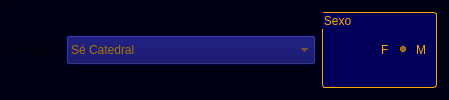
                     <widget class="QFrame" name="frame_5">
                      <property name="minimumSize">
                       <size>
                        <width>0</width>
                        <height>50</height>
                       </size>
                      </property>
                      <property name="palette">
                       <palette>
                        <active>
                         <colorrole role="WindowText">
                          <brush brushstyle="SolidPattern">
                           <color alpha="255">
                            <red>0</red>
                            <green>0</green>
                            <blue>0</blue>
                           </color>
                          </brush>
                         </colorrole>
                         <colorrole role="Button">
                          <brush brushstyle="SolidPattern">
                           <color alpha="255">
                            <red>0</red>
                            <green>0</green>
                            <blue>20</blue>
                           </color>
                          </brush>
                         </colorrole>
                         <colorrole role="Text">
                          <brush brushstyle="SolidPattern">
                           <color alpha="255">
                            <red>0</red>
                            <green>0</green>
                            <blue>0</blue>
                           </color>
                          </brush>
                         </colorrole>
                         <colorrole role="ButtonText">
                          <brush brushstyle="SolidPattern">
                           <color alpha="255">
                            <red>0</red>
                            <green>0</green>
                            <blue>0</blue>
                           </color>
                          </brush>
                         </colorrole>
                         <colorrole role="Base">
                          <brush brushstyle="SolidPattern">
                           <color alpha="255">
                            <red>0</red>
                            <green>0</green>
                            <blue>20</blue>
                           </color>
                          </brush>
                         </colorrole>
                         <colorrole role="Window">
                          <brush brushstyle="SolidPattern">
                           <color alpha="255">
                            <red>0</red>
                            <green>0</green>
                            <blue>20</blue>
                           </color>
                          </brush>
                         </colorrole>
                         <colorrole role="Highlight">
                          <brush brushstyle="SolidPattern">
                           <color alpha="255">
                            <red>167</red>
                            <green>117</green>
                            <blue>0</blue>
                           </color>
                          </brush>
                         </colorrole>
                         <colorrole role="HighlightedText">
                          <brush brushstyle="SolidPattern">
                           <color alpha="255">
                            <red>0</red>
                            <green>0</green>
                            <blue>34</blue>
                           </color>
                          </brush>
                         </colorrole>
                        </active>
                        <inactive>
                         <colorrole role="WindowText">
                          <brush brushstyle="SolidPattern">
                           <color alpha="255">
                            <red>0</red>
                            <green>0</green>
                            <blue>0</blue>
                           </color>
                          </brush>
                         </colorrole>
                         <colorrole role="Button">
                          <brush brushstyle="SolidPattern">
                           <color alpha="255">
                            <red>0</red>
                            <green>0</green>
                            <blue>20</blue>
                           </color>
                          </brush>
                         </colorrole>
                         <colorrole role="Text">
                          <brush brushstyle="SolidPattern">
                           <color alpha="255">
                            <red>0</red>
                            <green>0</green>
                            <blue>0</blue>
                           </color>
                          </brush>
                         </colorrole>
                         <colorrole role="ButtonText">
                          <brush brushstyle="SolidPattern">
                           <color alpha="255">
                            <red>0</red>
                            <green>0</green>
                            <blue>0</blue>
                           </color>
                          </brush>
                         </colorrole>
                         <colorrole role="Base">
                          <brush brushstyle="SolidPattern">
                           <color alpha="255">
                            <red>0</red>
                            <green>0</green>
                            <blue>20</blue>
                           </color>
                          </brush>
                         </colorrole>
                         <colorrole role="Window">
                          <brush brushstyle="SolidPattern">
                           <color alpha="255">
                            <red>0</red>
                            <green>0</green>
                            <blue>20</blue>
                           </color>
                          </brush>
                         </colorrole>
                         <colorrole role="Highlight">
                          <brush brushstyle="SolidPattern">
                           <color alpha="255">
                            <red>167</red>
                            <green>117</green>
                            <blue>0</blue>
                           </color>
                          </brush>
                         </colorrole>
                         <colorrole role="HighlightedText">
                          <brush brushstyle="SolidPattern">
                           <color alpha="255">
                            <red>0</red>
                            <green>0</green>
                            <blue>34</blue>
                           </color>
                          </brush>
                         </colorrole>
                        </inactive>
                        <disabled>
                         <colorrole role="WindowText">
                          <brush brushstyle="SolidPattern">
                           <color alpha="255">
                            <red>0</red>
                            <green>0</green>
                            <blue>0</blue>
                           </color>
                          </brush>
                         </colorrole>
                         <colorrole role="Button">
                          <brush brushstyle="SolidPattern">
                           <color alpha="255">
                            <red>0</red>
                            <green>0</green>
                            <blue>20</blue>
                           </color>
                          </brush>
                         </colorrole>
                         <colorrole role="Text">
                          <brush brushstyle="SolidPattern">
                           <color alpha="255">
                            <red>0</red>
                            <green>0</green>
                            <blue>0</blue>
                           </color>
                          </brush>
                         </colorrole>
                         <colorrole role="ButtonText">
                          <brush brushstyle="SolidPattern">
                           <color alpha="255">
                            <red>0</red>
                            <green>0</green>
                            <blue>0</blue>
                           </color>
                          </brush>
                         </colorrole>
                         <colorrole role="Base">
                          <brush brushstyle="SolidPattern">
                           <color alpha="255">
                            <red>0</red>
                            <green>0</green>
                            <blue>20</blue>
                           </color>
                          </brush>
                         </colorrole>
                         <colorrole role="Window">
                          <brush brushstyle="SolidPattern">
                           <color alpha="255">
                            <red>0</red>
                            <green>0</green>
                            <blue>20</blue>
                           </color>
                          </brush>
                         </colorrole>
                         <colorrole role="Highlight">
                          <brush brushstyle="SolidPattern">
                           <color alpha="255">
                            <red>167</red>
                            <green>117</green>
                            <blue>0</blue>
                           </color>
                          </brush>
                         </colorrole>
                         <colorrole role="HighlightedText">
                          <brush brushstyle="SolidPattern">
                           <color alpha="255">
                            <red>0</red>
                            <green>0</green>
                            <blue>34</blue>
                           </color>
                          </brush>
                         </colorrole>
                        </disabled>
                       </palette>
                      </property>
                      <property name="frameShape">
                       <enum>QFrame::StyledPanel</enum>
                      </property>
                      <property name="frameShadow">
                       <enum>QFrame::Raised</enum>
                      </property>
                      <layout class="QHBoxLayout" name="horizontalLayout_9">
                       <item>
                        <widget class="QLabel" name="label_6">
                         <property name="text">
                          <string>Paróquia</string>
                         </property>
                        </widget>
                       </item>
                       <item>
                        <widget class="QComboBox" name="ComBox_paroquia">
                         <property name="minimumSize">
                          <size>
                           <width>250</width>
                           <height>30</height>
                          </size>
                         </property>
                         <property name="maximumSize">
                          <size>
                           <width>300</width>
                           <height>16777215</height>
                          </size>
                         </property>
                         <property name="palette">
                          <palette>
                           <active>
                            <colorrole role="WindowText">
                             <brush brushstyle="SolidPattern">
                              <color alpha="255">
                               <red>167</red>
                               <green>117</green>
                               <blue>0</blue>
                              </color>
                             </brush>
                            </colorrole>
                            <colorrole role="Button">
                             <brush brushstyle="SolidPattern">
                              <color alpha="255">
                               <red>0</red>
                               <green>0</green>
                               <blue>90</blue>
                              </color>
                             </brush>
                            </colorrole>
                            <colorrole role="Text">
                             <brush brushstyle="SolidPattern">
                              <color alpha="255">
                               <red>167</red>
                               <green>117</green>
                               <blue>0</blue>
                              </color>
                             </brush>
                            </colorrole>
                            <colorrole role="ButtonText">
                             <brush brushstyle="SolidPattern">
                              <color alpha="255">
                               <red>167</red>
                               <green>117</green>
                               <blue>0</blue>
                              </color>
                             </brush>
                            </colorrole>
                            <colorrole role="Base">
                             <brush brushstyle="SolidPattern">
                              <color alpha="255">
                               <red>0</red>
                               <green>0</green>
                               <blue>90</blue>
                              </color>
                             </brush>
                            </colorrole>
                            <colorrole role="Window">
                             <brush brushstyle="SolidPattern">
                              <color alpha="255">
                               <red>0</red>
                               <green>0</green>
                               <blue>90</blue>
                              </color>
                             </brush>
                            </colorrole>
                            <colorrole role="Highlight">
                             <brush brushstyle="SolidPattern">
                              <color alpha="255">
                               <red>167</red>
                               <green>117</green>
                               <blue>0</blue>
                              </color>
                             </brush>
                            </colorrole>
                            <colorrole role="HighlightedText">
                             <brush brushstyle="SolidPattern">
                              <color alpha="255">
                               <red>0</red>
                               <green>0</green>
                               <blue>34</blue>
                              </color>
                             </brush>
                            </colorrole>
                           </active>
                           <inactive>
                            <colorrole role="WindowText">
                             <brush brushstyle="SolidPattern">
                              <color alpha="255">
                               <red>167</red>
                               <green>117</green>
                               <blue>0</blue>
                              </color>
                             </brush>
                            </colorrole>
                            <colorrole role="Button">
                             <brush brushstyle="SolidPattern">
                              <color alpha="255">
                               <red>0</red>
                               <green>0</green>
                               <blue>90</blue>
                              </color>
                             </brush>
                            </colorrole>
                            <colorrole role="Text">
                             <brush brushstyle="SolidPattern">
                              <color alpha="255">
                               <red>167</red>
                               <green>117</green>
                               <blue>0</blue>
                              </color>
                             </brush>
                            </colorrole>
                            <colorrole role="ButtonText">
                             <brush brushstyle="SolidPattern">
                              <color alpha="255">
                               <red>167</red>
                               <green>117</green>
                               <blue>0</blue>
                              </color>
                             </brush>
                            </colorrole>
                            <colorrole role="Base">
                             <brush brushstyle="SolidPattern">
                              <color alpha="255">
                               <red>0</red>
                               <green>0</green>
                               <blue>90</blue>
                              </color>
                             </brush>
                            </colorrole>
                            <colorrole role="Window">
                             <brush brushstyle="SolidPattern">
                              <color alpha="255">
                               <red>0</red>
                               <green>0</green>
                               <blue>90</blue>
                              </color>
                             </brush>
                            </colorrole>
                            <colorrole role="Highlight">
                             <brush brushstyle="SolidPattern">
                              <color alpha="255">
                               <red>167</red>
                               <green>117</green>
                               <blue>0</blue>
                              </color>
                             </brush>
                            </colorrole>
                            <colorrole role="HighlightedText">
                             <brush brushstyle="SolidPattern">
                              <color alpha="255">
                               <red>0</red>
                               <green>0</green>
                               <blue>34</blue>
                              </color>
                             </brush>
                            </colorrole>
                           </inactive>
                           <disabled>
                            <colorrole role="WindowText">
                             <brush brushstyle="SolidPattern">
                              <color alpha="255">
                               <red>167</red>
                               <green>117</green>
                               <blue>0</blue>
                              </color>
                             </brush>
                            </colorrole>
                            <colorrole role="Button">
                             <brush brushstyle="SolidPattern">
                              <color alpha="255">
                               <red>0</red>
                               <green>0</green>
                               <blue>90</blue>
                              </color>
                             </brush>
                            </colorrole>
                            <colorrole role="Text">
                             <brush brushstyle="SolidPattern">
                              <color alpha="255">
                               <red>167</red>
                               <green>117</green>
                               <blue>0</blue>
                              </color>
                             </brush>
                            </colorrole>
                            <colorrole role="ButtonText">
                             <brush brushstyle="SolidPattern">
                              <color alpha="255">
                               <red>167</red>
                               <green>117</green>
                               <blue>0</blue>
                              </color>
                             </brush>
                            </colorrole>
                            <colorrole role="Base">
                             <brush brushstyle="SolidPattern">
                              <color alpha="255">
                               <red>0</red>
                               <green>0</green>
                               <blue>90</blue>
                              </color>
                             </brush>
                            </colorrole>
                            <colorrole role="Window">
                             <brush brushstyle="SolidPattern">
                              <color alpha="255">
                               <red>0</red>
                               <green>0</green>
                               <blue>90</blue>
                              </color>
                             </brush>
                            </colorrole>
                            <colorrole role="Highlight">
                             <brush brushstyle="SolidPattern">
                              <color alpha="255">
                               <red>167</red>
                               <green>117</green>
                               <blue>0</blue>
                              </color>
                             </brush>
                            </colorrole>
                            <colorrole role="HighlightedText">
                             <brush brushstyle="SolidPattern">
                              <color alpha="255">
                               <red>0</red>
                               <green>0</green>
                               <blue>34</blue>
                              </color>
                             </brush>
                            </colorrole>
                           </disabled>
                          </palette>
                         </property>
                         <property name="autoFillBackground">
                          <bool>false</bool>
                         </property>
                         <property name="styleSheet">
                          <string notr="true">color: rgb(167, 117, 0);
selection-background-color: rgb(167, 117, 0);
selection-color: rgb(0, 0, 34);</string>
                         </property>
                         <item>
                          <property name="text">
                           <string>Sé Catedral</string>
                          </property>
                         </item>
                         <item>
                          <property name="text">
                           <string>São José</string>
                          </property>
                         </item>
                         <item>
                          <property name="text">
                           <string>Santo António</string>
                          </property>
                         </item>
                         <item>
                          <property name="text">
                           <string>Santos Anjos da Guarda</string>
                          </property>
                         </item>
                        </widget>
                       </item>
                       <item>
                        <widget class="QGroupBox" name="groupBox">
                         <property name="minimumSize">
                          <size>
                           <width>0</width>
                           <height>25</height>
                          </size>
                         </property>
                         <property name="maximumSize">
                          <size>
                           <width>145</width>
                           <height>16777215</height>
                          </size>
                         </property>
                         <property name="styleSheet">
                          <string notr="true">background-color: rgb(0, 0, 90);
border: 1px solid  rgb(255, 170, 0);
border-radius: 3px;
color: rgb(255, 170, 0);</string>
                         </property>
                         <property name="title">
                          <string>Sexo</string>
                         </property>
                         <layout class="QHBoxLayout" name="horizontalLayout_33">
                          <property name="leftMargin">
                           <number>38</number>
                          </property>
                          <item>
                           <widget class="QRadioButton" name="Sexo_fem">
                            <property name="styleSheet">
                             <string notr="true">border: none</string>
                            </property>
                            <property name="text">
                             <string>F</string>
                            </property>
                            <property name="checked">
                             <bool>false</bool>
                            </property>
                           </widget>
                          </item>
                          <item>
                           <widget class="QRadioButton" name="Sexo_mal">
                            <property name="styleSheet">
                             <string notr="true">border: none</string>
                            </property>
                            <property name="text">
                             <string>M</string>
                            </property>
                            <property name="checked">
                             <bool>true</bool>
                            </property>
                           </widget>
                          </item>
                         </layout>
                        </widget>
                       </item>
                      </layout>
                     </widget>
